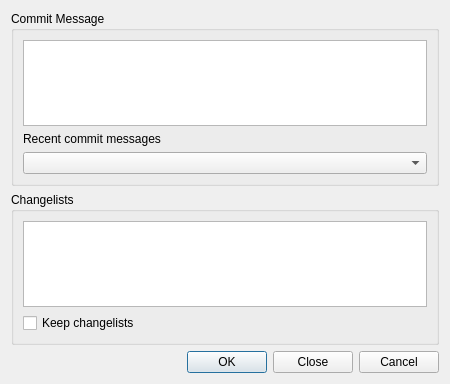
<?xml version="1.0" encoding="UTF-8"?>
<ui version="4.0">
 <class>SvnCommitDialog</class>
 <widget class="QWidget" name="SvnCommitDialog">
  <property name="geometry">
   <rect>
    <x>0</x>
    <y>0</y>
    <width>450</width>
    <height>384</height>
   </rect>
  </property>
  <property name="windowTitle">
   <string>Subversion</string>
  </property>
  <layout class="QVBoxLayout" name="verticalLayout_3">
   <item>
    <widget class="QGroupBox" name="logGroup">
     <property name="title">
      <string>Commit Message</string>
     </property>
     <layout class="QVBoxLayout" name="verticalLayout">
      <item>
       <widget class="EricSpellCheckedTextEdit" name="logEdit">
        <property name="toolTip">
         <string>Enter the log message.</string>
        </property>
        <property name="whatsThis">
         <string>&lt;b&gt;Log Message&lt;/b&gt;
&lt;p&gt;Enter the log message for the commit action.&lt;/p&gt;</string>
        </property>
        <property name="tabChangesFocus">
         <bool>true</bool>
        </property>
        <property name="acceptRichText">
         <bool>false</bool>
        </property>
       </widget>
      </item>
      <item>
       <widget class="QLabel" name="label">
        <property name="text">
         <string>Recent commit messages</string>
        </property>
       </widget>
      </item>
      <item>
       <widget class="QComboBox" name="recentComboBox">
        <property name="toolTip">
         <string>Select a recent commit message to use</string>
        </property>
       </widget>
      </item>
     </layout>
    </widget>
   </item>
   <item>
    <widget class="QGroupBox" name="changeListsGroup">
     <property name="title">
      <string>Changelists</string>
     </property>
     <layout class="QVBoxLayout" name="verticalLayout_2">
      <item>
       <widget class="QListWidget" name="changeLists">
        <property name="toolTip">
         <string>Select the change lists to limit the commit</string>
        </property>
       </widget>
      </item>
      <item>
       <widget class="QCheckBox" name="keepChangeListsCheckBox">
        <property name="toolTip">
         <string>Select to keep the changelists</string>
        </property>
        <property name="text">
         <string>Keep changelists</string>
        </property>
       </widget>
      </item>
     </layout>
    </widget>
   </item>
   <item>
    <widget class="QDialogButtonBox" name="buttonBox">
     <property name="orientation">
      <enum>Qt::Horizontal</enum>
     </property>
     <property name="standardButtons">
      <set>QDialogButtonBox::Cancel|QDialogButtonBox::Close|QDialogButtonBox::Ok</set>
     </property>
    </widget>
   </item>
  </layout>
 </widget>
 <pixmapfunction>qPixmapFromMimeSource</pixmapfunction>
 <customwidgets>
  <customwidget>
   <class>EricSpellCheckedTextEdit</class>
   <extends>QTextEdit</extends>
   <header>EricWidgets/EricSpellCheckedTextEdit.h</header>
  </customwidget>
 </customwidgets>
 <tabstops>
  <tabstop>logEdit</tabstop>
  <tabstop>recentComboBox</tabstop>
  <tabstop>changeLists</tabstop>
  <tabstop>keepChangeListsCheckBox</tabstop>
  <tabstop>buttonBox</tabstop>
 </tabstops>
 <resources/>
 <connections/>
</ui>
